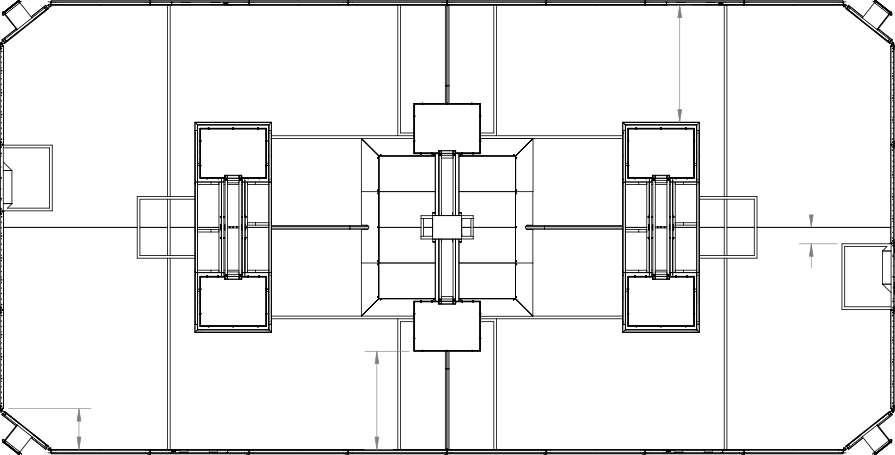
#> input picture map.png, 895 x 455 px
$ python mapping.py   (older library calls are emulated)
#> lines starting #> are read from the running program, lines starting #| are printed output that depends on the picture
"""A tool designed to overlay points onto an image of the field to assist in
getting co-ordinates"""
import os
import math
import matplotlib.pyplot as plt
import matplotlib.cbook as cbook
from scipy.misc import imread
import numpy as np

__location__ = os.path.realpath(os.path.join(os.getcwd(), os.path.dirname(__file__)))
# Sets the directory to where the current file is being run from
FIG, AX = plt.subplots()
datafile = cbook.get_sample_data(os.path.join(__location__, "map.png"))
image = imread(datafile)
#> image is the input picture: shape (455, 895, 4); mean R, G, B, A 0.3, 0.3, 0.3, 16.8
plt.imshow(image, extent=[0, 16.46, -4.115, 4.115])

point_no = 0


def h_to_r2(r_pos: list, lmda: list):
    """
    A function to convert the vector lmda in the h representation back to R^2 to allow
    for mapping and easy visulisation
    :param r_pos: [X, Y, heading] value of the position from which the icr should be
    plotted, heading is measured CCW from +x axis (+y is forwards)
    :param lmda: the location of the icr (or any other point) in the h representation
    used in libswervedrive. Passes x, y co-ordinates of lmda2, direction of travel if
    the ICR is infinite, position of the robot and robot heading onto plot_icr.
    """
    r_xy = np.array(r_pos[:2])
    if abs(lmda[2]) < 1e-3:
        theta = math.atan2(lmda[1], lmda[0])
        plot_icr(r_xy, theta, r_xy, r_pos[2])
    else:
        lmda = np.array(lmda)
        heading = r_pos[2]
        lmda = lmda[:2] / lmda[2]
        rotation = np.array(
            [
                [math.sin(heading), math.cos(heading)],
                [-math.sin(heading), math.cos(heading)],
            ]
        )
        lmda = rotation @ lmda
        plot_icr(lmda + r_xy, None, r_xy, r_pos[2])


def plot_icr(ICR: np.ndarray, theta: float, r_pos: list, r_theta: float):
    """
    A function that plots the given ICR onto a map of the field.
    It plots the ICR as a blue dot, the robot as a green arrow and the
    robots path around the ICR as a green circle.
    :param ICR: the x (away from alliance wall) and y co-ordinates of the ICR
    as an array 0, 0 is located in the centre of the aliance wall, x should
    never > 0
    :param theta: the angle in radians which the robot will face measured
    CCW from the +x axis note +y is forwards on the robot
    :param r_pos: the position of the robot in x,y plotted as a green arrow
    :param r_theta: the heading of the robot, determines direction of the
    robot arrow
    """
    global point_no
    point_no += 1
    # ICR x and y
    x = ICR[0]
    y = ICR[1]
    # robot x and y
    r_x = r_pos[0]
    r_y = r_pos[1]
    # theta and r_theta in degrees
    phi = 0
    r_phi = 0

    # ignore this is just array of 1's
    U = V = np.ones_like(x)

    # plots the icr arrow
    if theta is None:
        AX.plot(x, y, "b.")
    else:
        # converts radians to degrees
        phi = math.degrees(theta)
        AX.quiver(x, y, U, V, angles=phi, color="red")
    plt.annotate(point_no, (x, y), color="black")

    # plots the robot
    if r_theta is None:
        AX.plot(r_x, r_y)
    else:
        r_phi = math.degrees(r_theta)
        AX.quiver(r_x, r_y, U, V, angles=r_phi, color="green")
    # Add a circle showing the robots path around the ICR
    radius = np.linalg.norm(ICR - r_pos)
    circle = plt.Circle((x, y), radius, color="g", fill=False)
    AX.add_artist(circle)


h_to_r2([1, 1, math.pi], [0.5, 0.5, math.sqrt(2)])
h_to_r2([4, 1, 0], [1, 0, 0])
h_to_r2([3, -2, math.pi / 2], [0.58834841, 0.78446454, 0.19611614])
plt.show()
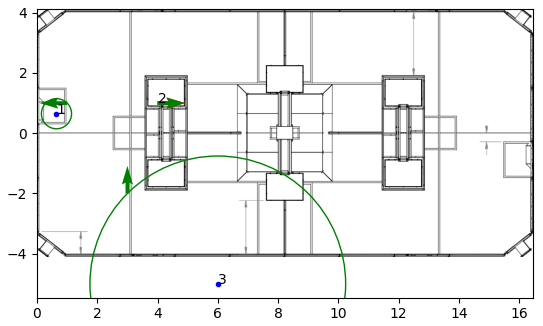
#> figure drawn by matplotlib, 1 panel
